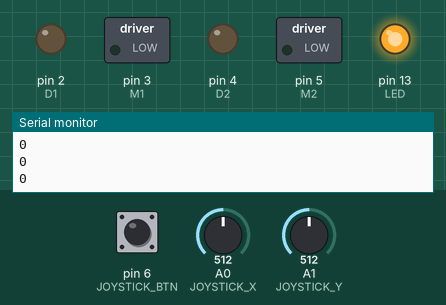
A sketch run on a simulated Arduino Nano, built with avr-gcc and run on an emulated ATmega328P. On the bench: switched loads named in the sketch (green lamp = pin HIGH), output pins drawn as LEDs (lit = HIGH), the last lines printed to the serial monitor. The inputs (shaded band) are chosen by the test bench; at power-on: A0 (JOYSTICK_X) = 512, A1 (JOYSTICK_Y) = 512, pin 6 (JOYSTICK_BTN) LOW.

Above: at 1.2 s.
1.3 s: A0 (JOYSTICK_X) set to 562
2.8 s: A0 (JOYSTICK_X) set to 584
At 3.3 s:
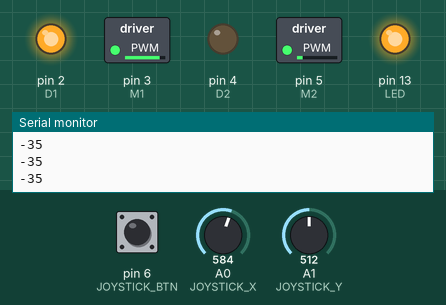
4.3 s: A1 (JOYSTICK_Y) set to 559
5.8 s: A1 (JOYSTICK_Y) set to 581
At 6.7 s:
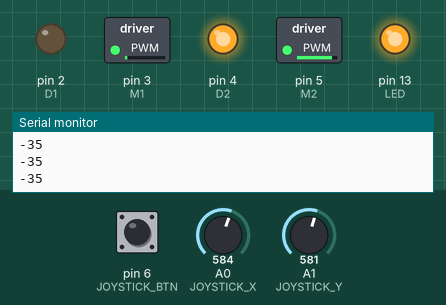
7.3 s: pin 6 (JOYSTICK_BTN) pulled HIGH for 0.15 s
At 7.37 s:
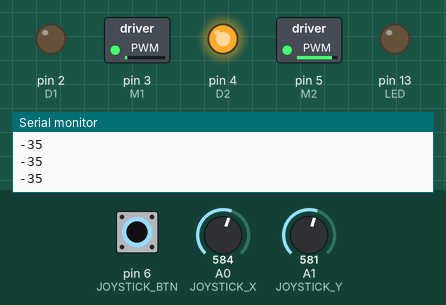
8.9 s: A0 (JOYSTICK_X) set to 511
At 10.2 s:
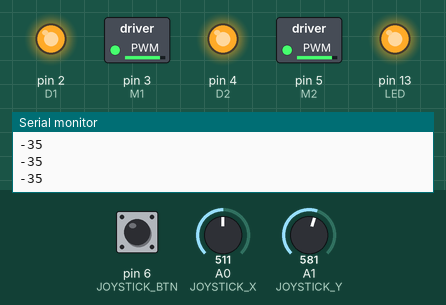
Timing chart, 0 to 11.4 s (numbered marks = the images above; inputs shaded):
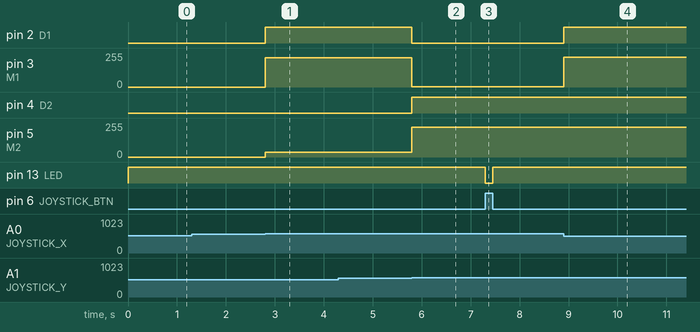

The sketch:

Car.ino
```cpp
#define D1 2          // Right engine direction
#define M1 3          // Right engine speed control
#define D2 4          // Left engine direction
#define M2 5          // Left engine speed control

#define JOYSTICK_BTN 6
#define LED 13

#define JOYSTICK_X 0
#define JOYSTICK_Y 1

#define JOYSTICK_SENSITIVITY_CONSTRAIN 30


void setup()
{
	pinMode(JOYSTICK_BTN, INPUT);
	pinMode(LED, OUTPUT);
	pinMode(D1, OUTPUT);
	pinMode(D2, OUTPUT);

	Serial.begin(9600);
}
void loop()
{
	auto x = analogRead(JOYSTICK_X);
	auto y = analogRead(JOYSTICK_Y);
	auto joystickButton = digitalRead(JOYSTICK_BTN);
	digitalWrite(LED, !joystickButton);

	int centralSpeed = SetSensitivityConstrain(ConvertToSpeed(y), JOYSTICK_SENSITIVITY_CONSTRAIN);
	int speedOffset = SetSensitivityConstrain(ConvertToSpeed(x), JOYSTICK_SENSITIVITY_CONSTRAIN);

	CalculateWheelActions(centralSpeed, speedOffset);
}


// FUNCTIONS //////////////////////////////////////////////////////////////////////////////////
int SetSensitivityConstrain(int value, int limit)
{
	if (value <= limit && value >= -limit)
		return 0;
	return value;
}
int ConvertToSpeed(int value)
{
	if (value >= 512)
	{
		return map(value, 512, 1023, 0, -255);
	}
	else
	{
		return map(value, 512, 0, 0, 255);
	}
}
void CalculateWheelActions(int centralSpeed, int speedOffset)
{
	int leftSpeed;
	int rightSpeed;

	if (centralSpeed != 0)
	{
		if (speedOffset > 0)
		{
			leftSpeed = centralSpeed - speedOffset;
			rightSpeed = centralSpeed;
		}
		else
		{
			leftSpeed = centralSpeed;
			rightSpeed = centralSpeed - speedOffset;
		}
	}
	else
	{
		Serial.println(speedOffset);
		leftSpeed = -speedOffset;
		rightSpeed = speedOffset;
	}

	moveChassis(leftSpeed, rightSpeed);
}
void moveChassis(int speedLeft, int speedRight)
{
	analogWrite(M2, speedLeft);
	if (speedLeft >= 0)
	{
		digitalWrite(D2, false);
	}
	else
	{
		digitalWrite(D2, true);
	}

	analogWrite(M1, speedRight);
	if (speedRight >= 0)
	{
		digitalWrite(D1, false);
	}
	else
	{
		digitalWrite(D1, true);
	}
}
```

Measured:
- the behaviour switches between 574 and 575 on A0 (JOYSTICK_X) (found by bisection; images 0 and 1)
- the behaviour switches between 574 and 575 on A1 (JOYSTICK_Y) (found by bisection; images 1 and 2)
- after the input at 2.8 s, pin 2 (D1): LOW → HIGH at once; pin 3 (M1): 0/255 → 221/255 at once; pin 5 (M2): 0/255 → 35/255 at once
- after the input at 5.8 s, pin 2 (D1): HIGH → LOW at once; pin 3 (M1): 221/255 → 1/255 at once; pin 4 (D2): LOW → HIGH at once; pin 5 (M2): 35/255 → 222/255 at once
- after the input at 7.3 s, pin 13 (LED): HIGH → LOW at once, → HIGH 0.15 s later
- after the input at 8.9 s, pin 2 (D1): LOW → HIGH at once; pin 3 (M1): 1/255 → 222/255 at once
